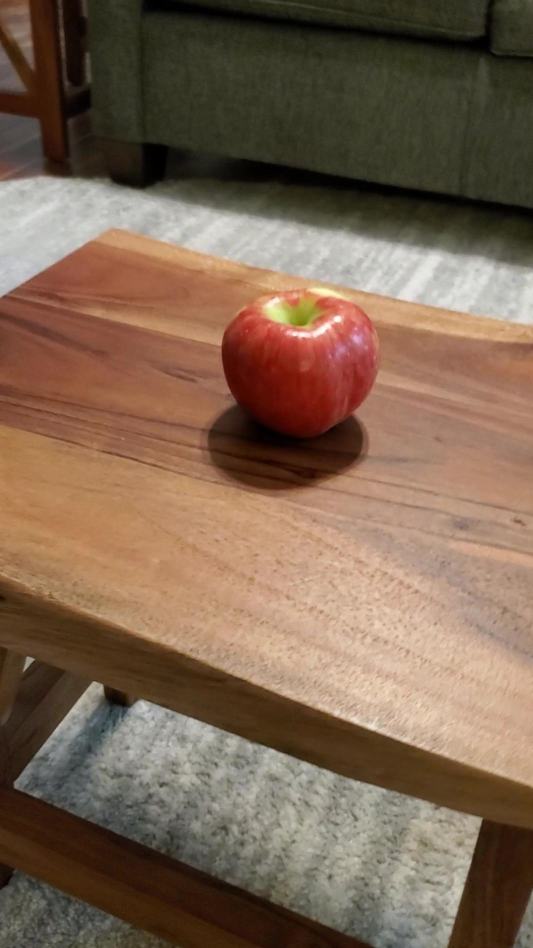
#> input picture examples/apple/images/frame000007.jpg, 1066 x 1896 px (shown at 1/2 size)
$ python -i imc_helper.py   (imports and definitions only)
#> lines starting #> are read from the running program, lines starting #| are printed output that depends on the picture
# Copyright 2020 Google LLC, University of Victoria, Czech Technical University
#
# Licensed under the Apache License, Version 2.0 (the "License");
# you may not use this file except in compliance with the License.
# You may obtain a copy of the License at
#
#      http://www.apache.org/licenses/LICENSE-2.0
#
# Unless required by applicable law or agreed to in writing, software
# distributed under the License is distributed on an "AS IS" BASIS,
# WITHOUT WARRANTIES OR CONDITIONS OF ANY KIND, either express or implied.
# See the License for the specific language governing permissions and
# limitations under the License.


import os
import numpy as np
import json

# import shortuuid
from copy import deepcopy
from datetime import datetime


import os
import cv2
import numpy as np


import json
from jsmin import jsmin
import cv2
import h5py
import numpy as np


import os
import collections
import numpy as np
import struct
import argparse


CameraModel = collections.namedtuple("CameraModel", ["model_id", "model_name", "num_params"])
Camera = collections.namedtuple("Camera", ["id", "model", "width", "height", "params"])
BaseImage = collections.namedtuple("Image", ["id", "qvec", "tvec", "camera_id", "name", "xys", "point3D_ids"])
Point3D = collections.namedtuple("Point3D", ["id", "xyz", "rgb", "error", "image_ids", "point2D_idxs"])


class Image(BaseImage):
    def qvec2rotmat(self):
        return qvec2rotmat(self.qvec)


CAMERA_MODELS = {
    CameraModel(model_id=0, model_name="SIMPLE_PINHOLE", num_params=3),
    CameraModel(model_id=1, model_name="PINHOLE", num_params=4),
    CameraModel(model_id=2, model_name="SIMPLE_RADIAL", num_params=4),
    CameraModel(model_id=3, model_name="RADIAL", num_params=5),
    CameraModel(model_id=4, model_name="OPENCV", num_params=8),
    CameraModel(model_id=5, model_name="OPENCV_FISHEYE", num_params=8),
    CameraModel(model_id=6, model_name="FULL_OPENCV", num_params=12),
    CameraModel(model_id=7, model_name="FOV", num_params=5),
    CameraModel(model_id=8, model_name="SIMPLE_RADIAL_FISHEYE", num_params=4),
    CameraModel(model_id=9, model_name="RADIAL_FISHEYE", num_params=5),
    CameraModel(model_id=10, model_name="THIN_PRISM_FISHEYE", num_params=12),
}
CAMERA_MODEL_IDS = dict([(camera_model.model_id, camera_model) for camera_model in CAMERA_MODELS])
CAMERA_MODEL_NAMES = dict([(camera_model.model_name, camera_model) for camera_model in CAMERA_MODELS])


# [525 lines left out: functions read_next_bytes, write_next_bytes, read_cameras_text, read_cameras_binary, write_cameras_text, write_cameras_binary and 18 more, not called in this run]


##########################################


def load_image(image_path, use_color_image=False, input_width=512, crop_center=True, force_rgb=False):
    """
    Loads image and do preprocessing.

    Parameters
    ----------
    image_path: Fullpath to the image.
    use_color_image: Flag to read color/gray image
    input_width: Width of the image for scaling
    crop_center: Flag to crop while scaling
    force_rgb: Flag to convert color image from BGR to RGB

    Returns
    -------
    Tuple of (Color/Gray image, scale_factor)
    """
#> called with image_path = '../examples/apple/images/frame000007.jpg', use_color_image = False, input_width = 512, crop_center = True, force_rgb = False

    # Assuming all images in the directory are color images
    image = cv2.imread(image_path)
#> image is the input picture: shape (1896, 1066, 3); mean B, G, R 81.8, 101.3, 125
    if not use_color_image:
        image = cv2.cvtColor(image, cv2.COLOR_BGR2GRAY)
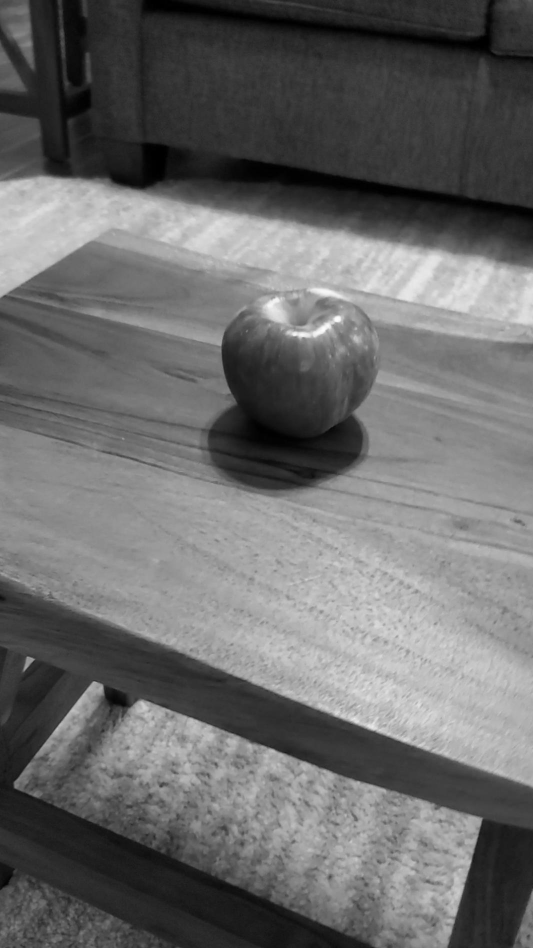
#> image: shape (1896, 1066) (shown at 1/2 size); min 0, max 253, mean 106.2
    elif force_rgb:
        image = cv2.cvtColor(image, cv2.COLOR_BGR2RGB)

    # Crop center and resize image into something reasonable
    scale_factor = 1.0
    if crop_center:
        rows, cols = image.shape[:2]
#> rows = 1896; cols = 1066
        if rows > cols:
            cut = (rows - cols) // 2
#> cut = 415
            img_cropped = image[cut : cut + cols, :]
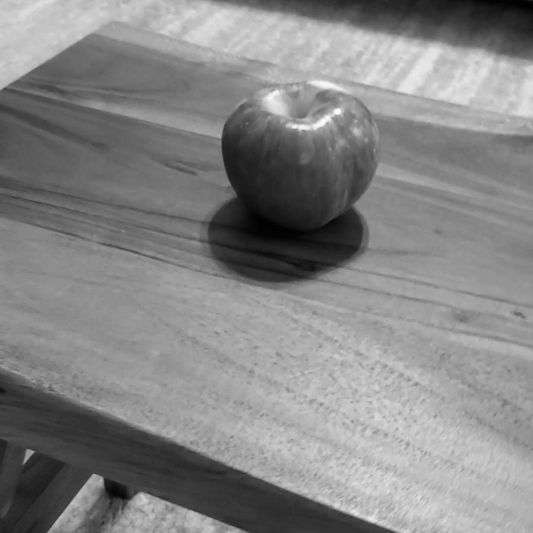
#> img_cropped: shape (1066, 1066) (shown at 1/2 size); min 0, max 253, mean 133.4
        else:
            cut = (cols - rows) // 2
            img_cropped = image[:, cut : cut + rows]
        scale_factor = float(input_width) / float(img_cropped.shape[0])
#> scale_factor = 0.48
        image = cv2.resize(img_cropped, (input_width, input_width))
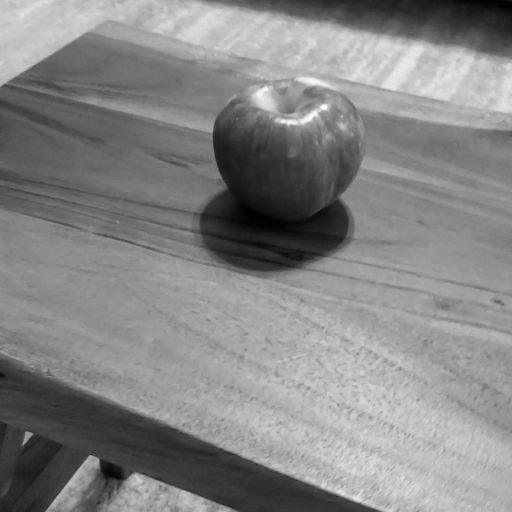
#> image: shape (512, 512); min 0, max 252, mean 133.3

    return (image, scale_factor)


def load_depth(depth_path):
    return load_h5(depth_path)["depth"]


# [38 lines left out: functions load_vis, load_calib, not called in this run]


def load_h5_valid_image(path, deprecated_images):
    return remove_keys(load_h5(path), deprecated_images)


# [6 lines left out: function remove_keys, not called in this run]


#####################################################################################
def get_uuid(cfg):
    return cfg.method_dict["config_common"]["json_label"].split("-")[0]


# [189 lines left out: functions get_eval_path, get_eval_file, get_data_path, get_base_path, get_feature_path, get_kp_file and 7 more, not called in this run]


def get_match_path(cfg):
    """Returns where the match results folder is stored."""
    return os.path.join(get_feature_path(cfg), get_match_name(cfg))


# [76 lines left out: functions get_match_file, get_filter_match_file, get_match_cost_file, get_geom_name, get_geom_path, get_geom_file, not called in this run]


def get_geom_inl_file(cfg):
    """Returns the path to the match file."""
    return os.path.join(get_geom_path(cfg), "essential_inliers.h5")


def get_geom_cost_file(cfg):
    """Returns the path to the geom cost file."""
    return os.path.join(get_geom_path(cfg), "geom_cost.h5")


def get_cne_temp_path(cfg):
    return os.path.join(get_filter_path(cfg), "temp_cne")


# [6 lines left out: function get_filter_match_file_for_computing_model, not called in this run]


def get_filter_match_file(cfg):
    return os.path.join(get_filter_path(cfg), "matches_inlier.h5")


def get_filter_cost_file(cfg):
    return os.path.join(get_filter_path(cfg), "matches_inlier_cost.h5")


def get_cne_data_dump_path(cfg):
    return os.path.join(get_cne_temp_path(cfg), "data_dump")


# [169 lines left out: functions get_stereo_path, get_stereo_pose_file, get_repeatability_score_file, get_stereo_epipolar_pre_match_file, get_stereo_epipolar_refined_match_file, get_stereo_epipolar_final_match_file and 15 more, not called in this run]

>>> result = load_image('../examples/apple/images/frame000007.jpg')

$ run again, on examples/apple/images/frame000024.jpg
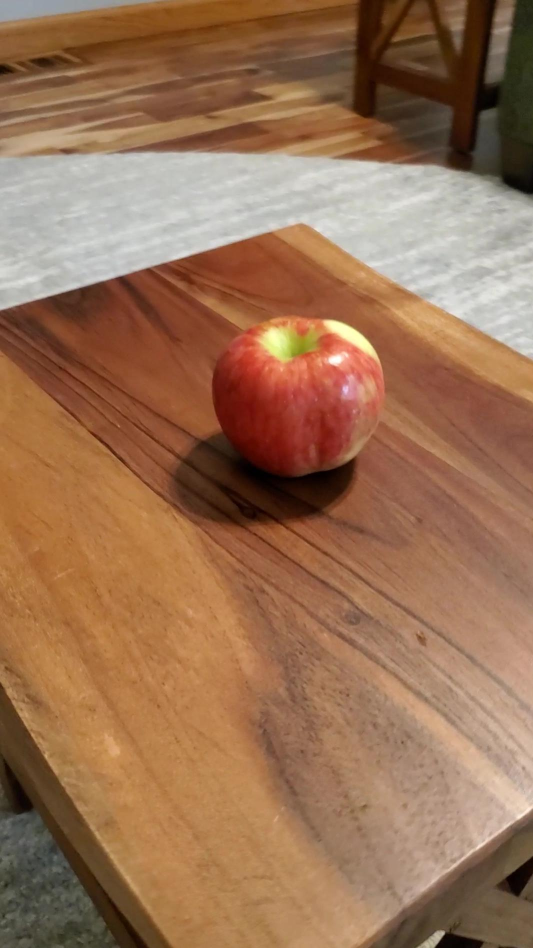
#> input picture examples/apple/images/frame000024.jpg, 1066 x 1896 px (shown at 1/2 size)
#> in load_image, image is the input picture: shape (1896, 1066, 3); mean B, G, R 83.9, 112.9, 153.1
#> in load_image, `image = cv2.cvtColor(image, cv2.COLOR_BGR2GRAY)`:
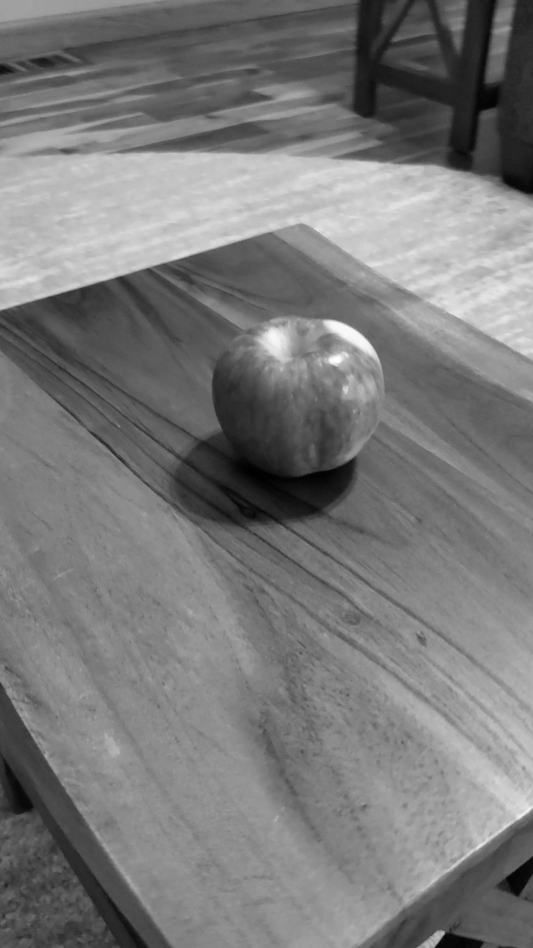
#> image: shape (1896, 1066) (shown at 1/2 size); min 0, max 255, mean 121.6
#> in load_image, `image = cv2.resize(img_cropped, (input_width, input_width))`:
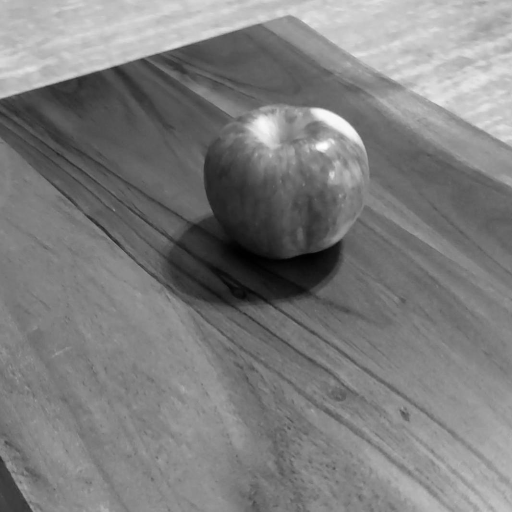
#> image: shape (512, 512); min 0, max 254, mean 125.7

$ run again, on examples/apple/images/frame000025.jpg
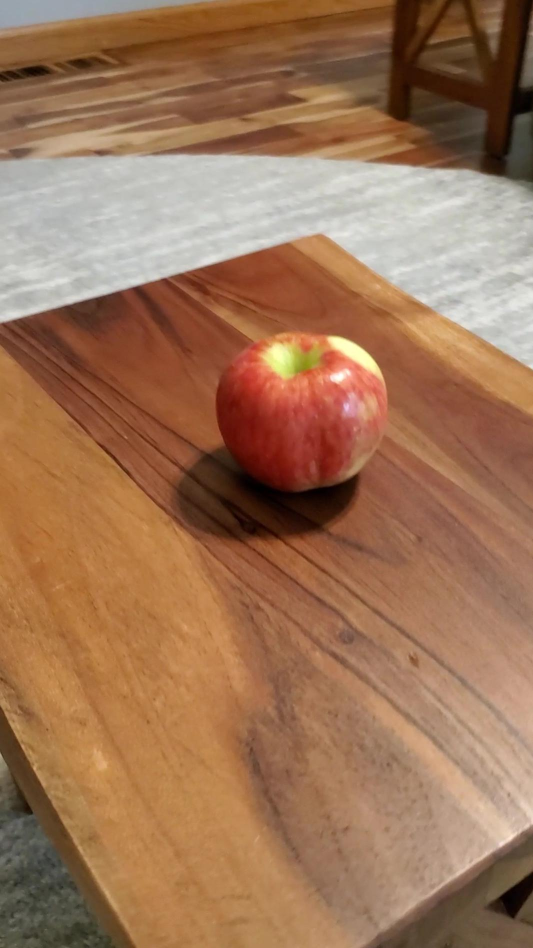
#> input picture examples/apple/images/frame000025.jpg, 1066 x 1896 px (shown at 1/2 size)
#> in load_image, image is the input picture: shape (1896, 1066, 3); mean B, G, R 86.5, 116, 157.2
#> in load_image, `image = cv2.cvtColor(image, cv2.COLOR_BGR2GRAY)`:
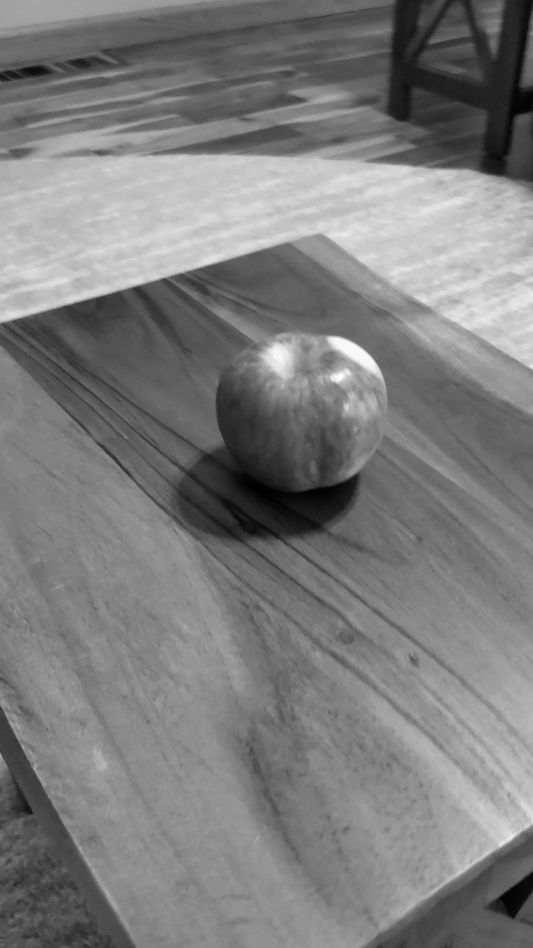
#> image: shape (1896, 1066) (shown at 1/2 size); min 0, max 254, mean 125
#> in load_image, `image = cv2.resize(img_cropped, (input_width, input_width))`:
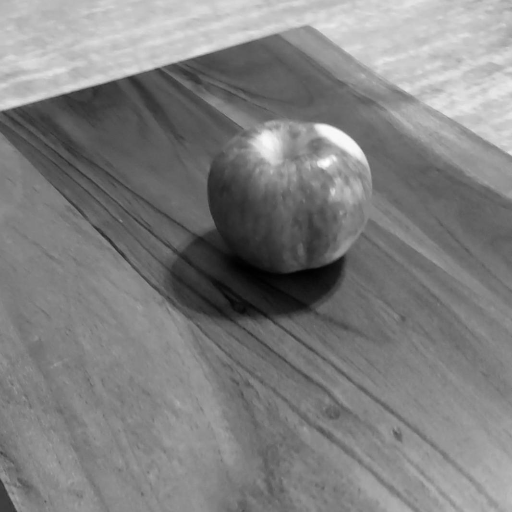
#> image: shape (512, 512); min 0, max 254, mean 128.1

$ run again, on examples/apple/images/frame000043.jpg
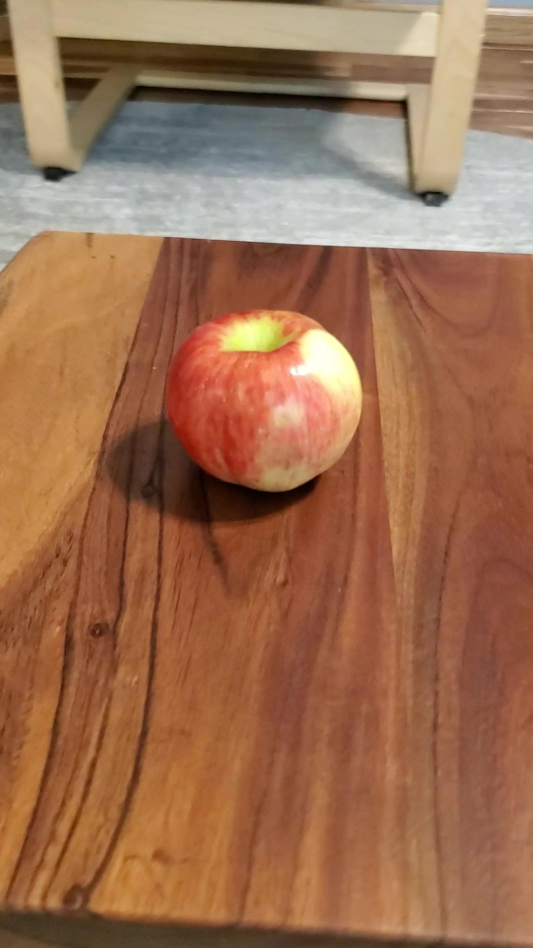
#> input picture examples/apple/images/frame000043.jpg, 1066 x 1896 px (shown at 1/2 size)
#> in load_image, image is the input picture: shape (1896, 1066, 3); mean B, G, R 80.9, 110.2, 156.5
#> in load_image, `image = cv2.cvtColor(image, cv2.COLOR_BGR2GRAY)`:
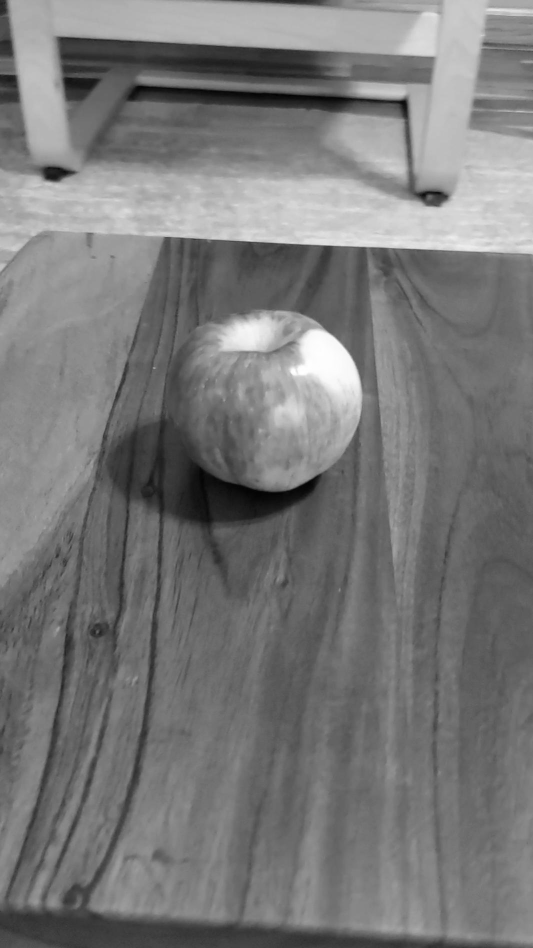
#> image: shape (1896, 1066) (shown at 1/2 size); min 1, max 255, mean 120.7
#> in load_image, `image = cv2.resize(img_cropped, (input_width, input_width))`:
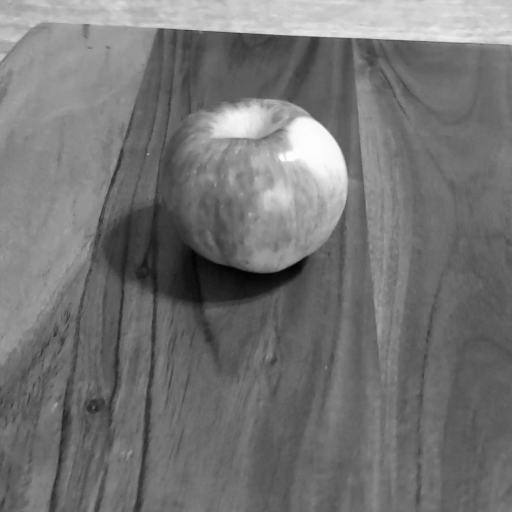
#> image: shape (512, 512); min 3, max 255, mean 116.3
